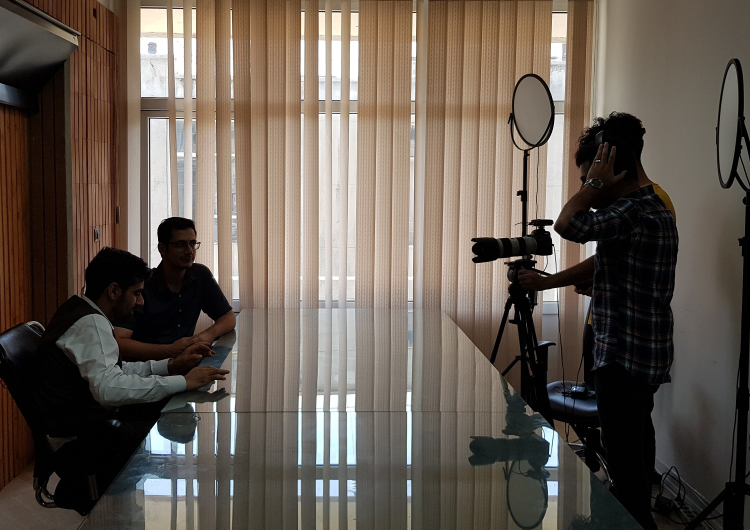
#> input picture room-light.jpg, 1500 x 1059 px (shown at 1/2 size)
$ jupyter execute opencv-9.ipynb
#> lines starting #> are read from the running program, lines starting #| are printed output that depends on the picture
# <div style="direction:rtl;text-align:right;font-family:B Lotus, B Nazanin, Tahoma">تنظیم روشنایی و کنتراست(با تصحیح گاما)</div>
<div style="direction:rtl;text-align:right;font-family:Tahoma">
تصحیح گاما را می توان برای تصحیح روشنایی یک تصویر با استفاده از تبدیل غیر خطی بین مقادیر ورودی و مقادیر خروجی نگاشت شده استفاده کرد:</div>
<br/>

$$O = \left( \frac{I}{255} \right)^{\gamma} \times 255$$

<br/>
<div style="direction:rtl;text-align:right;font-family:Tahoma">
از آنجایی که این رابطه غیر خطی است، اثر برای همه پیکسل ها یکسان نخواهد بود و به مقدار اصلی آنها بستگی دارد.
</div>

<div style="direction:rtl;text-align:right;font-family:Tahoma">
وقتی
$$\gamma < 1$$
مناطق تاریک اصلی روشن تر خواهند بود و هیستوگرام به سمت راست منتقل می شود در حالی که با
$$\gamma > 1$$
برعکس خواهد بود.
</div>

# <div style="direction:rtl;text-align:right;font-family:B Lotus, B Nazanin, Tahoma">تصحیح یک تصویر کم نور یا underexposed image</div>

[cell 1]
import cv2
import numpy as np
import matplotlib.pyplot as plt

gamma = 0.4

img_original = cv2.imread("./room-light.jpg")
#> img_original is the input picture: shape (1059, 1500, 3); mean B, G, R 81.6, 91.3, 101.9
lookUpTable = np.empty((1,256), np.uint8)

for i in range(256):
    lookUpTable[0,i] = np.clip(pow(i / 255.0, gamma) * 255.0, 0, 255)

print(lookUpTable[0,30])

out = cv2.LUT(img_original, lookUpTable)


plt.figure(figsize=[15,5])
plt.subplot(121);plt.imshow(img_original[...,::-1]);plt.title("Original");
plt.subplot(122);plt.imshow(out[...,::-1]);plt.title("Output");

# <div style="direction:rtl;text-align:right;font-family:B Lotus, B Nazanin, Tahoma">مقایسه این روش با روش قبل</div>

[cell 2]
import cv2
import numpy as np
import matplotlib.pyplot as plt

gamma = 0.4

img_original1 = cv2.imread("images/aa.jpg")
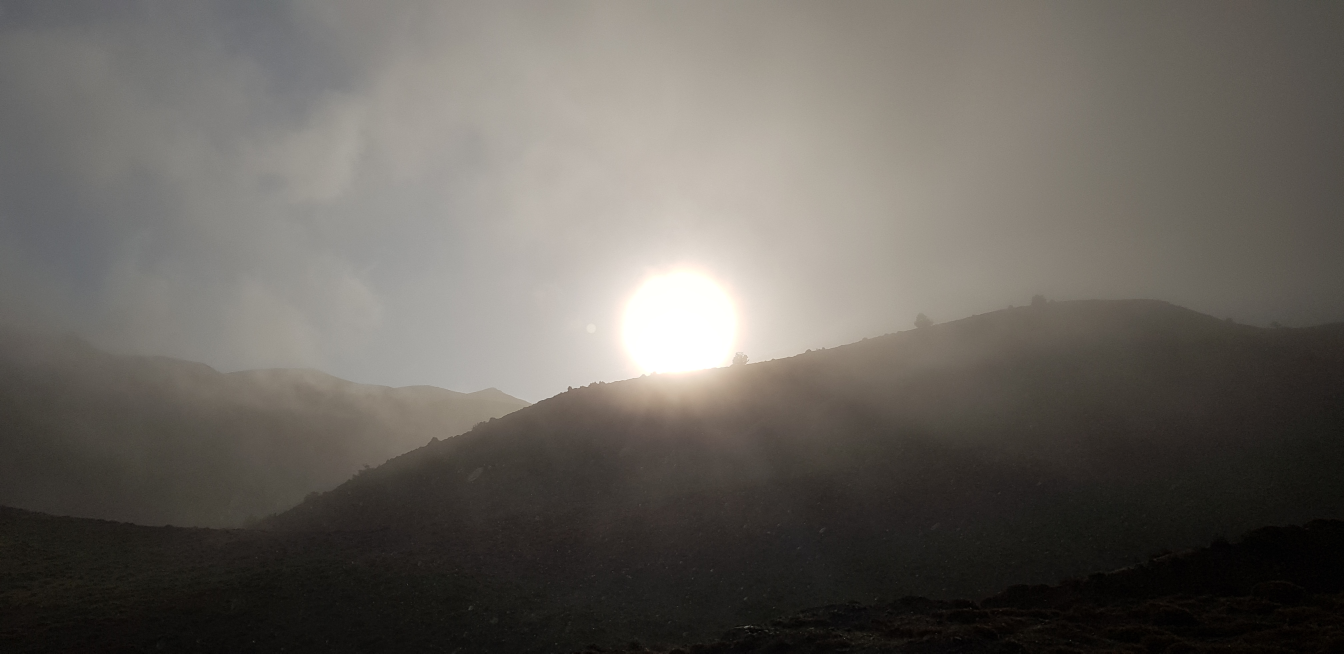
#> input picture aa.jpg, 4032 x 1960 px, found by its file name (shown at 1/3 size)
#> img_original1 is the input picture: shape (1960, 4032, 3); mean B, G, R 93.6, 99.4, 103.6
img_original2 = cv2.imread("images/asalooye.jpg")
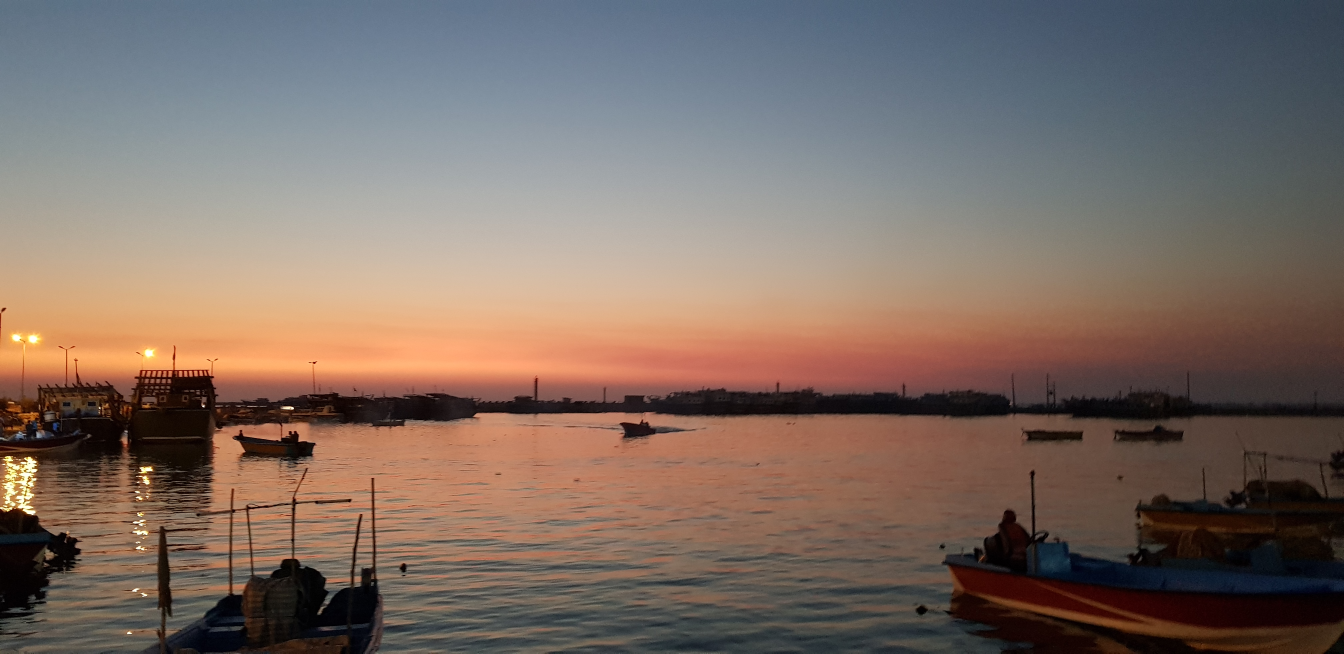
#> input picture asalooye.jpg, 4032 x 1960 px, found by its file name (shown at 1/3 size)
#> img_original2 is the input picture: shape (1960, 4032, 3); mean B, G, R 100.4, 108.2, 123.7
output_linear1 = cv2.convertScaleAbs(img_original1, alpha=1.3, beta=40)
output_linear2 = cv2.convertScaleAbs(img_original2, alpha=1.3, beta=40)
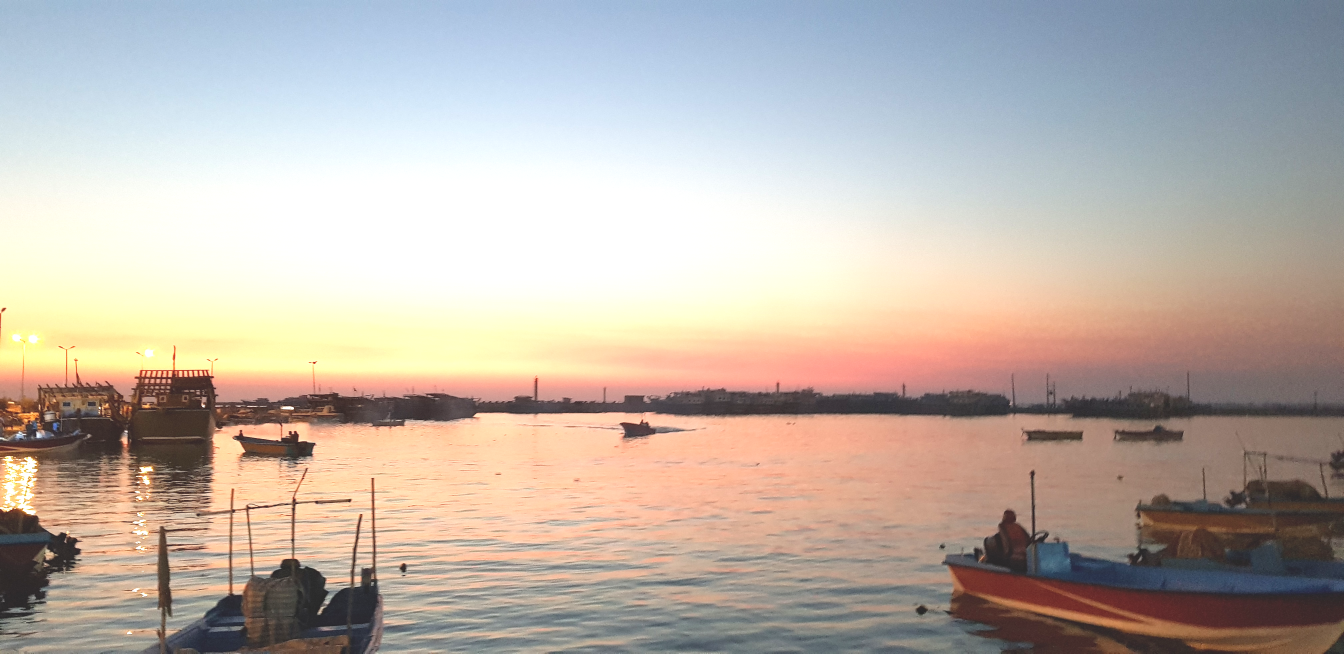
#> output_linear2: shape (1960, 4032, 3) (shown at 1/3 size); mean B, G, R 170.1, 178.4, 189.1

lookUpTable = np.empty((1,256), np.uint8)

for i in range(256):
    lookUpTable[0,i] = np.clip(pow(i / 255.0, gamma) * 255.0, 0, 255)

output_gammacorrected1 = cv2.LUT(img_original1, lookUpTable)
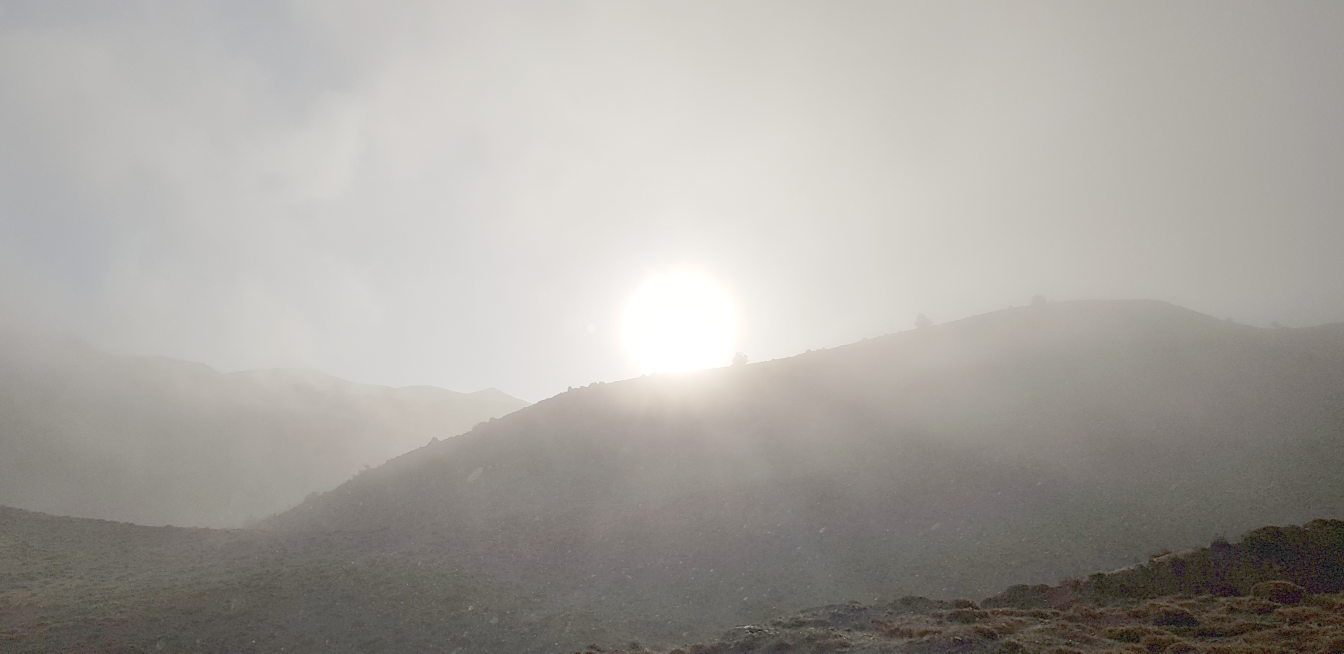
#> output_gammacorrected1: shape (1960, 4032, 3) (shown at 1/3 size); mean B, G, R 159.3, 164.1, 167.6
output_gammacorrected2 = cv2.LUT(img_original2, lookUpTable)
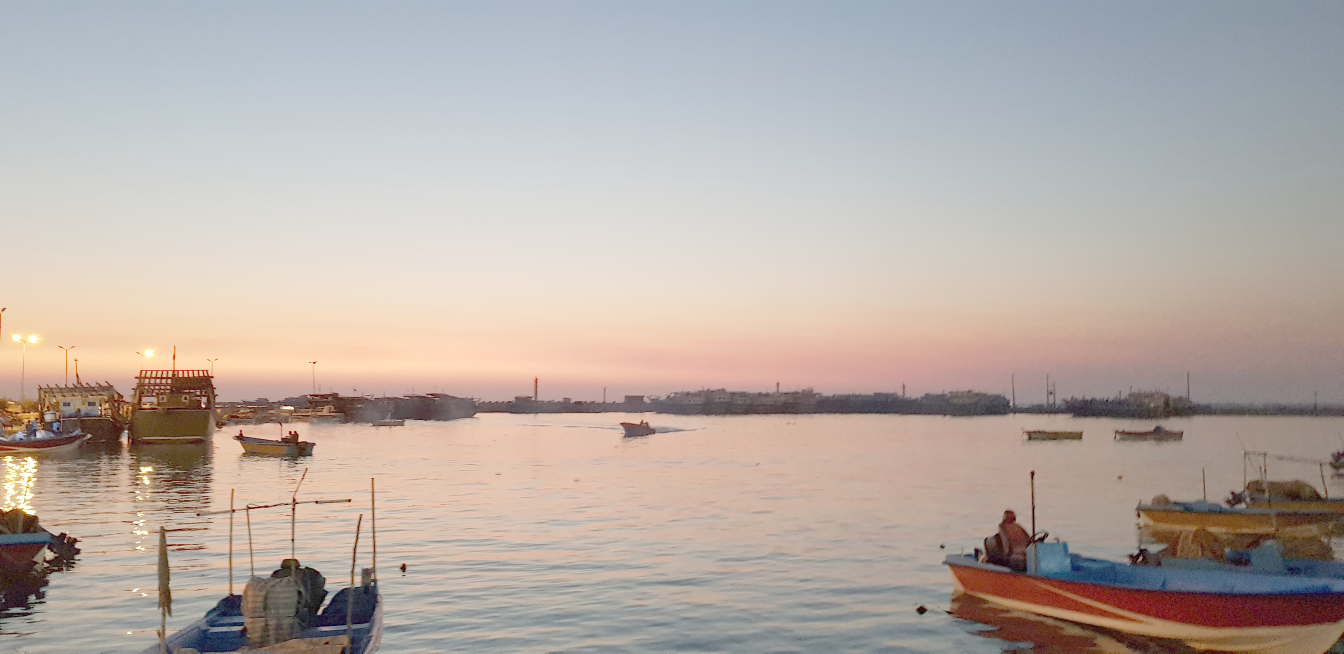
#> output_gammacorrected2: shape (1960, 4032, 3) (shown at 1/3 size); mean B, G, R 166.4, 172.5, 183.1


plt.figure(figsize=[17,6])
plt.subplot(231);plt.imshow(img_original1[...,::-1]);plt.title("Original");
plt.subplot(232);plt.imshow(output_linear1[...,::-1]);plt.title("Linear");
plt.subplot(233);plt.imshow(output_gammacorrected1[...,::-1]);plt.title("Gamma");

plt.subplot(234);plt.imshow(img_original2[...,::-1]);plt.title("Original");
plt.subplot(235);plt.imshow(output_linear2[...,::-1]);plt.title("Linear");
plt.subplot(236);plt.imshow(output_gammacorrected2[...,::-1]);plt.title("Gamma");
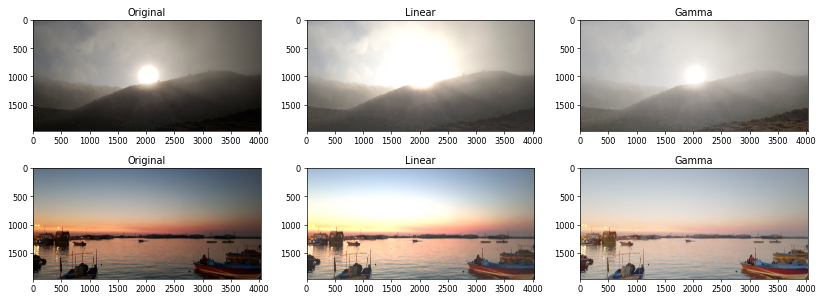
#> figure drawn by matplotlib, 6 panels
